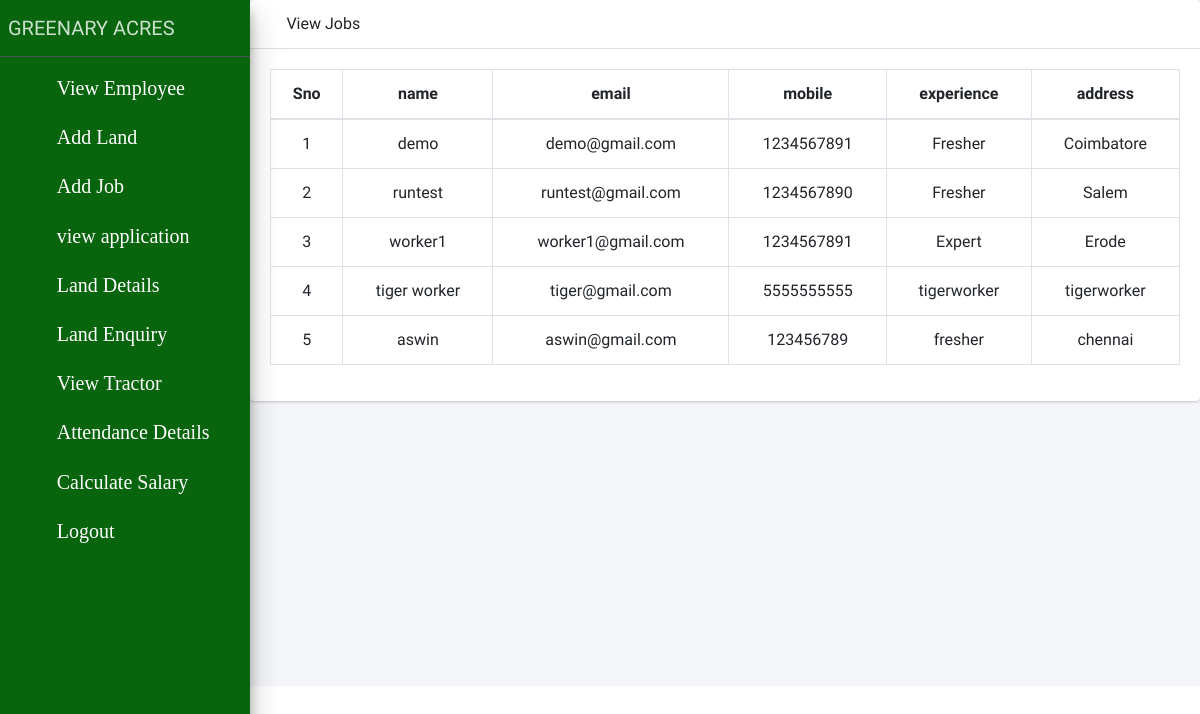
The app's page /employee/ (signed in), older data.
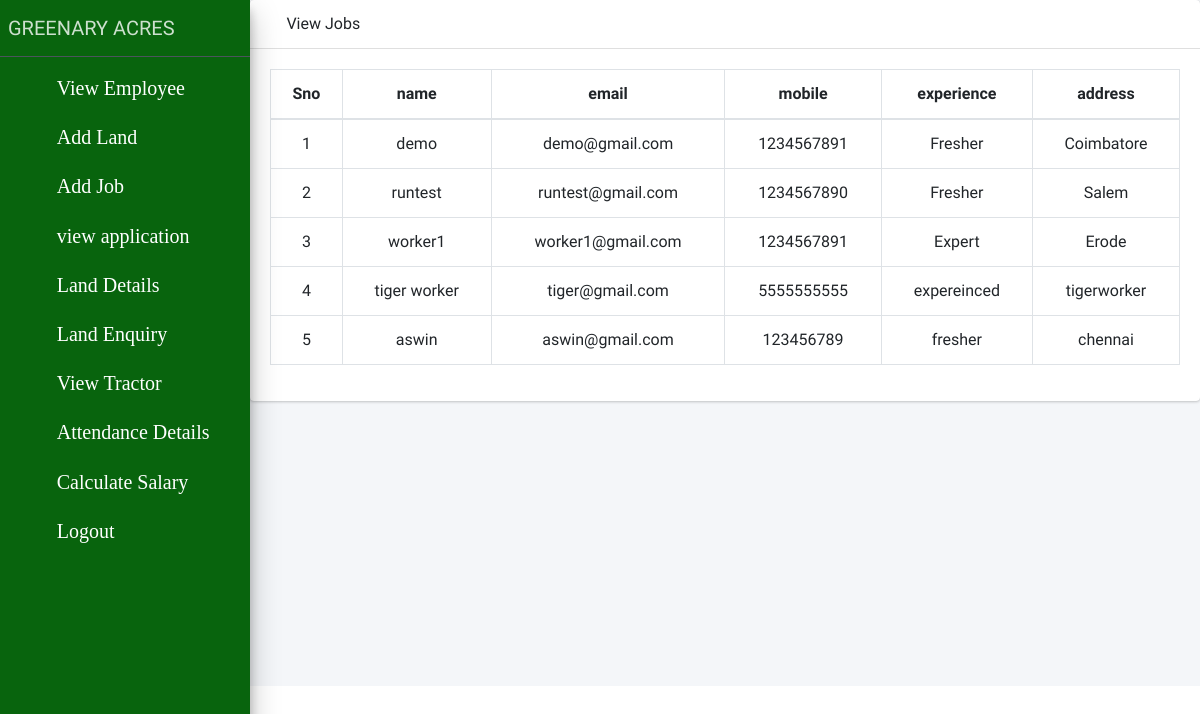
The same page, newer data.
### app/models.py (models this page shows, shortened)
class Worker_Detail(models.Model):
	name = models.CharField(max_length=50)
	email = models.EmailField(max_length=100)
	mobile = models.CharField(max_length=20)
	username = models.CharField(max_length=50)
	password = models.CharField(max_length=50)
	experience = models.CharField(max_length=50)
	address = models.TextField(max_length=100)
	user_type = models.CharField(max_length=30,default='worker')

### app/views.py (the view)
# urls.py: path('employee/', views.employee,name="employee"),
def employee(request):
	if 'farmer' in request.session:
		user_id = request.session['farmer_id']
		detail = Worker_Detail.objects.all()
		return render(request,'jobs.html',{'detail':detail})
	else:
		return render(request,'farmer_login.html',{})

### app/templates/jobs.html
{% include 'user_header.html' %}
<div class="card mb-3">
          <div class="card-header">
            <i class="fas fa-table"></i>
            View Jobs</div>
          <div class="card-body">
            <div class="table-responsive">
              <table class="table table-bordered" id="dataTable" width="100%" cellspacing="0">
                <thead>
                  <tr>
                    <th>Sno</th>
                    <th>name</th>
					<th>email</th>
					 <th>mobile</th>
					          <th>experience</th>
                    <th>address</th>
                  </tr>
                </thead>
                <tbody>
				{% for i in detail %}
				<tr style="text-align:center;">
					<td>{{forloop.counter}}</td>
					<td>{{i.name}}</td>
					<td>{{i.email}}</td>
					<td>{{i.mobile}}</td>
					<td>{{i.experience}}</td>
					<td>{{i.address}}</td>
				</tr>
				{% empty %}
                        <tr>
                            <td colspan="8" class="text-center bg-primary">No Jobs</td>
                        </tr>
				{% endfor %}
                </tbody>
              </table>
            </div>
          </div>
</div>

Row changes from the older to the newer data that the page shows:
changed Worker_Detail "tiger worker": experience "tigerworker" → "expereinced"
